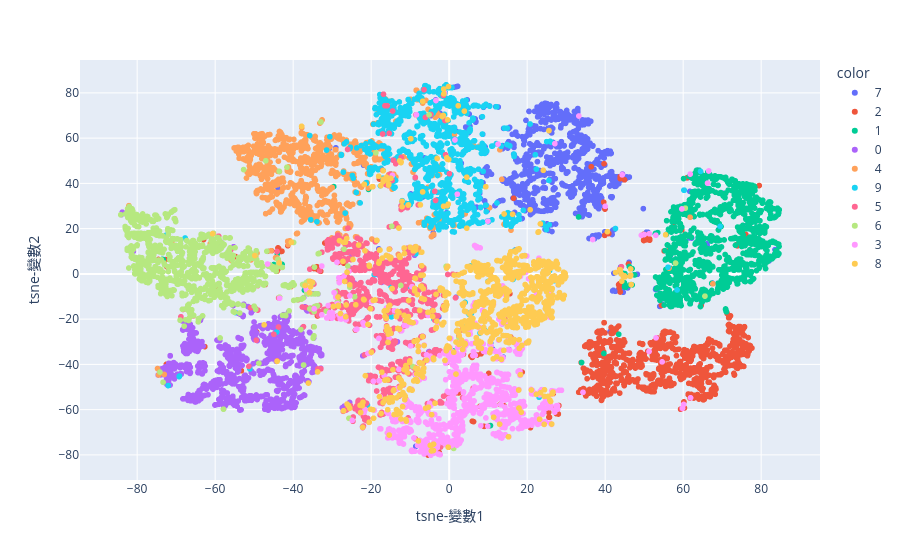

Notebook code for this chart:
### Markdown cell above
## TSNE 降維

### Code cell
# TSNE 降維
tsne = TSNE(n_components=2)
tsne_results = tsne.fit_transform(encoded_samples.drop(['label'], axis=1))

# 繪圖
fig = px.scatter(
    tsne_results, x=0, y=1, color=encoded_samples.label.astype(str), labels={'0': 'tsne-變數1', '1': 'tsne-變數2'}
)
fig

### Figure 1 — Plotly figure (JSON) as saved in the notebook; plotly's stock layout.template omitted (floating-point values rounded to 4 significant figures; data arrays with more than 128 entries replaced by an {"elided": "..."} marker saying what was removed)
{"data": [{"hovertemplate": "color=7<br>tsne-變數1=%{x}<br>tsne-變數2=%{y}<extra></extra>", "legendgroup": "7", "marker": {"color": "#636efa", "symbol": "circle"}, "mode": "markers", "name": "7", "showlegend": true, "type": "scattergl", "x": {"elided": "1028 float values"}, "xaxis": "x", "y": {"elided": "1028 float values"}, "yaxis": "y"}, {"hovertemplate": "color=2<br>tsne-變數1=%{x}<br>tsne-變數2=%{y}<extra></extra>", "legendgroup": "2", "marker": {"color": "#EF553B", "symbol": "circle"}, "mode": "markers", "name": "2", "showlegend": true, "type": "scattergl", "x": {"elided": "1032 float values"}, "xaxis": "x", "y": {"elided": "1032 float values"}, "yaxis": "y"}, {"hovertemplate": "color=1<br>tsne-變數1=%{x}<br>tsne-變數2=%{y}<extra></extra>", "legendgroup": "1", "marker": {"color": "#00cc96", "symbol": "circle"}, "mode": "markers", "name": "1", "showlegend": true, "type": "scattergl", "x": {"elided": "1135 float values"}, "xaxis": "x", "y": {"elided": "1135 float values"}, "yaxis": "y"}, {"hovertemplate": "color=0<br>tsne-變數1=%{x}<br>tsne-變數2=%{y}<extra></extra>", "legendgroup": "0", "marker": {"color": "#ab63fa", "symbol": "circle"}, "mode": "markers", "name": "0", "showlegend": true, "type": "scattergl", "x": {"elided": "980 float values"}, "xaxis": "x", "y": {"elided": "980 float values"}, "yaxis": "y"}, {"hovertemplate": "color=4<br>tsne-變數1=%{x}<br>tsne-變數2=%{y}<extra></extra>", "legendgroup": "4", "marker": {"color": "#FFA15A", "symbol": "circle"}, "mode": "markers", "name": "4", "showlegend": true, "type": "scattergl", "x": {"elided": "982 float values"}, "xaxis": "x", "y": {"elided": "982 float values"}, "yaxis": "y"}, {"hovertemplate": "color=9<br>tsne-變數1=%{x}<br>tsne-變數2=%{y}<extra></extra>", "legendgroup": "9", "marker": {"color": "#19d3f3", "symbol": "circle"}, "mode": "markers", "name": "9", "showlegend": true, "type": "scattergl", "x": {"elided": "1009 float values"}, "xaxis": "x", "y": {"elided": "1009 float values"}, "yaxis": "y"}, {"hovertemplate": "color=5<br>tsne-變數1=%{x}<br>tsne-變數2=%{y}<extra></extra>", "legendgroup": "5", "marker": {"color": "#FF6692", "symbol": "circle"}, "mode": "markers", "name": "5", "showlegend": true, "type": "scattergl", "x": {"elided": "892 float values"}, "xaxis": "x", "y": {"elided": "892 float values"}, "yaxis": "y"}, {"hovertemplate": "color=6<br>tsne-變數1=%{x}<br>tsne-變數2=%{y}<extra></extra>", "legendgroup": "6", "marker": {"color": "#B6E880", "symbol": "circle"}, "mode": "markers", "name": "6", "showlegend": true, "type": "scattergl", "x": {"elided": "958 float values"}, "xaxis": "x", "y": {"elided": "958 float values"}, "yaxis": "y"}, {"hovertemplate": "color=3<br>tsne-變數1=%{x}<br>tsne-變數2=%{y}<extra></extra>", "legendgroup": "3", "marker": {"color": "#FF97FF", "symbol": "circle"}, "mode": "markers", "name": "3", "showlegend": true, "type": "scattergl", "x": {"elided": "1010 float values"}, "xaxis": "x", "y": {"elided": "1010 float values"}, "yaxis": "y"}, {"hovertemplate": "color=8<br>tsne-變數1=%{x}<br>tsne-變數2=%{y}<extra></extra>", "legendgroup": "8", "marker": {"color": "#FECB52", "symbol": "circle"}, "mode": "markers", "name": "8", "showlegend": true, "type": "scattergl", "x": {"elided": "974 float values"}, "xaxis": "x", "y": {"elided": "974 float values"}, "yaxis": "y"}], "layout": {"legend": {"title": {"text": "color"}, "tracegroupgap": 0}, "margin": {"t": 60}, "xaxis": {"anchor": "y", "domain": [0, 1], "title": {"text": "tsne-變數1"}}, "yaxis": {"anchor": "x", "domain": [0, 1], "title": {"text": "tsne-變數2"}}}}
